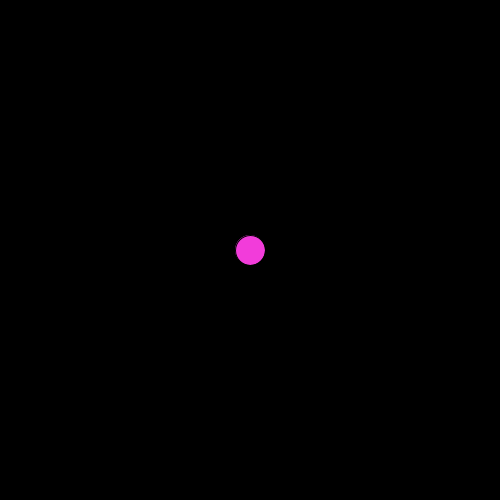
Frame 1 (no input)
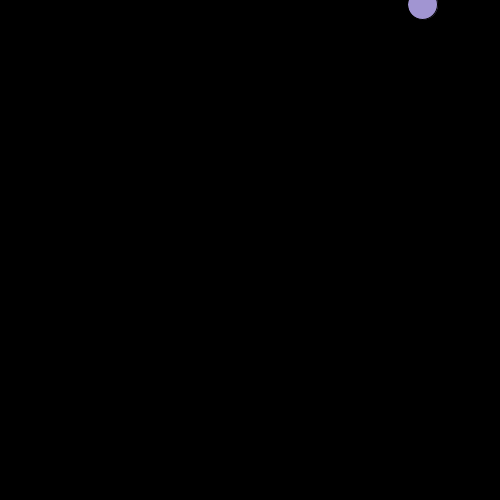
Frame 60 (the mouse pressed at the canvas centre just before this capture)
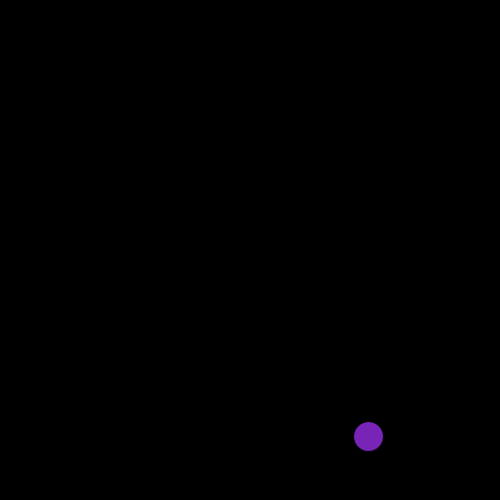
Frame 120 (the mouse held since frame 60 and released just before this capture)

The Processing sketch that drew these frames (run headless with seeded random() and noise(); from frame 60 on, the mouse is pressed at the canvas centre):

// Processing sketch: Particle_Arrays
// ── Particle_Arrays.pde
Particle[] particle = new Particle[1];

void setup () {
 size (500, 500);
 
 for(int i=0; i < particle.length; i++) {
   particle[i] = new Particle();
 }
}

void draw () {
 background(0);
 
 for(int i=0; i < particle.length; i++) {
 particle[i].step();
 }
  for(int i=0; i < particle.length; i++) {
 particle[i].draw();
  }
 for(int i=0; i < particle.length; i++) {
 particle[i].EdgeDetection ();
    }
 for(int i=0; i < particle.length; i++) {
 particle[i].move ();
    }
}

void mousePressed() {
  for(int i=0; i < particle.length; i++) {
 particle[i].reset();
  }
}
// ── Particle.pde
class Particle {
  float gravity = 0.5;
  float x = 250;
  float y = 250;
  float deltaX = random(-10,10);
  float deltaY = random(-10, 10);
  float radius = (30);

  
  // constructor, keyword 'this'
  void reset () {
    x = mouseX;
    y = mouseY;
    deltaX = random(-7, 7);
    deltaY = random(-10, 5);
    radius = (30);
  }
  void step () {
   deltaY += gravity;

  }
  void draw () {
   fill (random(0,255),random(0,255),random(0,255));
   ellipse (x,y,radius,radius);
  }
    void EdgeDetection () {
      //Ensureing Ball does not leave the screen
    if(x+deltaX < 0 || x+deltaX > width) {
      deltaX *= -1;
    }
    if(y+deltaY < 0 || y+deltaY > height) {
      deltaY *= -1;
    }
   x += deltaX;
   y += deltaY;
  }
  
  void move() {
    if(y > 0+radius/2) {
      gravity = 0;
    } else {
      gravity = 0.5;
    }
    
    if(deltaY > 0) {
      gravity = 0;
    } else {
      gravity = 0.5;
    }
    
        if(deltaX > 0) {
      gravity = 0;
    } else {
      gravity = 0.5;
    }
  }
}
